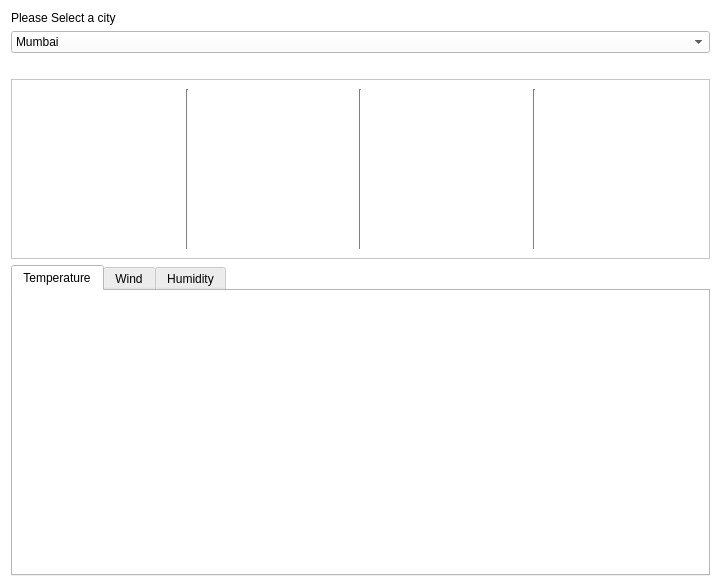
<?xml version="1.0" encoding="UTF-8"?>
<ui version="4.0">
 <class>main</class>
 <widget class="QWidget" name="main">
  <property name="windowModality">
   <enum>Qt::NonModal</enum>
  </property>
  <property name="enabled">
   <bool>true</bool>
  </property>
  <property name="geometry">
   <rect>
    <x>0</x>
    <y>0</y>
    <width>721</width>
    <height>587</height>
   </rect>
  </property>
  <property name="palette">
   <palette>
    <active>
     <colorrole role="WindowText">
      <brush brushstyle="SolidPattern">
       <color alpha="255">
        <red>0</red>
        <green>0</green>
        <blue>0</blue>
       </color>
      </brush>
     </colorrole>
     <colorrole role="Button">
      <brush brushstyle="SolidPattern">
       <color alpha="255">
        <red>255</red>
        <green>255</green>
        <blue>255</blue>
       </color>
      </brush>
     </colorrole>
     <colorrole role="Light">
      <brush brushstyle="SolidPattern">
       <color alpha="255">
        <red>255</red>
        <green>255</green>
        <blue>255</blue>
       </color>
      </brush>
     </colorrole>
     <colorrole role="Midlight">
      <brush brushstyle="SolidPattern">
       <color alpha="255">
        <red>255</red>
        <green>255</green>
        <blue>255</blue>
       </color>
      </brush>
     </colorrole>
     <colorrole role="Dark">
      <brush brushstyle="SolidPattern">
       <color alpha="255">
        <red>127</red>
        <green>127</green>
        <blue>127</blue>
       </color>
      </brush>
     </colorrole>
     <colorrole role="Mid">
      <brush brushstyle="SolidPattern">
       <color alpha="255">
        <red>170</red>
        <green>170</green>
        <blue>170</blue>
       </color>
      </brush>
     </colorrole>
     <colorrole role="Text">
      <brush brushstyle="SolidPattern">
       <color alpha="255">
        <red>0</red>
        <green>0</green>
        <blue>0</blue>
       </color>
      </brush>
     </colorrole>
     <colorrole role="BrightText">
      <brush brushstyle="SolidPattern">
       <color alpha="255">
        <red>255</red>
        <green>255</green>
        <blue>255</blue>
       </color>
      </brush>
     </colorrole>
     <colorrole role="ButtonText">
      <brush brushstyle="SolidPattern">
       <color alpha="255">
        <red>0</red>
        <green>0</green>
        <blue>0</blue>
       </color>
      </brush>
     </colorrole>
     <colorrole role="Base">
      <brush brushstyle="SolidPattern">
       <color alpha="255">
        <red>255</red>
        <green>255</green>
        <blue>255</blue>
       </color>
      </brush>
     </colorrole>
     <colorrole role="Window">
      <brush brushstyle="SolidPattern">
       <color alpha="255">
        <red>255</red>
        <green>255</green>
        <blue>255</blue>
       </color>
      </brush>
     </colorrole>
     <colorrole role="Shadow">
      <brush brushstyle="SolidPattern">
       <color alpha="255">
        <red>0</red>
        <green>0</green>
        <blue>0</blue>
       </color>
      </brush>
     </colorrole>
     <colorrole role="AlternateBase">
      <brush brushstyle="SolidPattern">
       <color alpha="255">
        <red>255</red>
        <green>255</green>
        <blue>255</blue>
       </color>
      </brush>
     </colorrole>
     <colorrole role="ToolTipBase">
      <brush brushstyle="SolidPattern">
       <color alpha="255">
        <red>255</red>
        <green>255</green>
        <blue>220</blue>
       </color>
      </brush>
     </colorrole>
     <colorrole role="ToolTipText">
      <brush brushstyle="SolidPattern">
       <color alpha="255">
        <red>0</red>
        <green>0</green>
        <blue>0</blue>
       </color>
      </brush>
     </colorrole>
    </active>
    <inactive>
     <colorrole role="WindowText">
      <brush brushstyle="SolidPattern">
       <color alpha="255">
        <red>0</red>
        <green>0</green>
        <blue>0</blue>
       </color>
      </brush>
     </colorrole>
     <colorrole role="Button">
      <brush brushstyle="SolidPattern">
       <color alpha="255">
        <red>255</red>
        <green>255</green>
        <blue>255</blue>
       </color>
      </brush>
     </colorrole>
     <colorrole role="Light">
      <brush brushstyle="SolidPattern">
       <color alpha="255">
        <red>255</red>
        <green>255</green>
        <blue>255</blue>
       </color>
      </brush>
     </colorrole>
     <colorrole role="Midlight">
      <brush brushstyle="SolidPattern">
       <color alpha="255">
        <red>255</red>
        <green>255</green>
        <blue>255</blue>
       </color>
      </brush>
     </colorrole>
     <colorrole role="Dark">
      <brush brushstyle="SolidPattern">
       <color alpha="255">
        <red>127</red>
        <green>127</green>
        <blue>127</blue>
       </color>
      </brush>
     </colorrole>
     <colorrole role="Mid">
      <brush brushstyle="SolidPattern">
       <color alpha="255">
        <red>170</red>
        <green>170</green>
        <blue>170</blue>
       </color>
      </brush>
     </colorrole>
     <colorrole role="Text">
      <brush brushstyle="SolidPattern">
       <color alpha="255">
        <red>0</red>
        <green>0</green>
        <blue>0</blue>
       </color>
      </brush>
     </colorrole>
     <colorrole role="BrightText">
      <brush brushstyle="SolidPattern">
       <color alpha="255">
        <red>255</red>
        <green>255</green>
        <blue>255</blue>
       </color>
      </brush>
     </colorrole>
     <colorrole role="ButtonText">
      <brush brushstyle="SolidPattern">
       <color alpha="255">
        <red>0</red>
        <green>0</green>
        <blue>0</blue>
       </color>
      </brush>
     </colorrole>
     <colorrole role="Base">
      <brush brushstyle="SolidPattern">
       <color alpha="255">
        <red>255</red>
        <green>255</green>
        <blue>255</blue>
       </color>
      </brush>
     </colorrole>
     <colorrole role="Window">
      <brush brushstyle="SolidPattern">
       <color alpha="255">
        <red>255</red>
        <green>255</green>
        <blue>255</blue>
       </color>
      </brush>
     </colorrole>
     <colorrole role="Shadow">
      <brush brushstyle="SolidPattern">
       <color alpha="255">
        <red>0</red>
        <green>0</green>
        <blue>0</blue>
       </color>
      </brush>
     </colorrole>
     <colorrole role="AlternateBase">
      <brush brushstyle="SolidPattern">
       <color alpha="255">
        <red>255</red>
        <green>255</green>
        <blue>255</blue>
       </color>
      </brush>
     </colorrole>
     <colorrole role="ToolTipBase">
      <brush brushstyle="SolidPattern">
       <color alpha="255">
        <red>255</red>
        <green>255</green>
        <blue>220</blue>
       </color>
      </brush>
     </colorrole>
     <colorrole role="ToolTipText">
      <brush brushstyle="SolidPattern">
       <color alpha="255">
        <red>0</red>
        <green>0</green>
        <blue>0</blue>
       </color>
      </brush>
     </colorrole>
    </inactive>
    <disabled>
     <colorrole role="WindowText">
      <brush brushstyle="SolidPattern">
       <color alpha="255">
        <red>127</red>
        <green>127</green>
        <blue>127</blue>
       </color>
      </brush>
     </colorrole>
     <colorrole role="Button">
      <brush brushstyle="SolidPattern">
       <color alpha="255">
        <red>255</red>
        <green>255</green>
        <blue>255</blue>
       </color>
      </brush>
     </colorrole>
     <colorrole role="Light">
      <brush brushstyle="SolidPattern">
       <color alpha="255">
        <red>255</red>
        <green>255</green>
        <blue>255</blue>
       </color>
      </brush>
     </colorrole>
     <colorrole role="Midlight">
      <brush brushstyle="SolidPattern">
       <color alpha="255">
        <red>255</red>
        <green>255</green>
        <blue>255</blue>
       </color>
      </brush>
     </colorrole>
     <colorrole role="Dark">
      <brush brushstyle="SolidPattern">
       <color alpha="255">
        <red>127</red>
        <green>127</green>
        <blue>127</blue>
       </color>
      </brush>
     </colorrole>
     <colorrole role="Mid">
      <brush brushstyle="SolidPattern">
       <color alpha="255">
        <red>170</red>
        <green>170</green>
        <blue>170</blue>
       </color>
      </brush>
     </colorrole>
     <colorrole role="Text">
      <brush brushstyle="SolidPattern">
       <color alpha="255">
        <red>127</red>
        <green>127</green>
        <blue>127</blue>
       </color>
      </brush>
     </colorrole>
     <colorrole role="BrightText">
      <brush brushstyle="SolidPattern">
       <color alpha="255">
        <red>255</red>
        <green>255</green>
        <blue>255</blue>
       </color>
      </brush>
     </colorrole>
     <colorrole role="ButtonText">
      <brush brushstyle="SolidPattern">
       <color alpha="255">
        <red>127</red>
        <green>127</green>
        <blue>127</blue>
       </color>
      </brush>
     </colorrole>
     <colorrole role="Base">
      <brush brushstyle="SolidPattern">
       <color alpha="255">
        <red>255</red>
        <green>255</green>
        <blue>255</blue>
       </color>
      </brush>
     </colorrole>
     <colorrole role="Window">
      <brush brushstyle="SolidPattern">
       <color alpha="255">
        <red>255</red>
        <green>255</green>
        <blue>255</blue>
       </color>
      </brush>
     </colorrole>
     <colorrole role="Shadow">
      <brush brushstyle="SolidPattern">
       <color alpha="255">
        <red>0</red>
        <green>0</green>
        <blue>0</blue>
       </color>
      </brush>
     </colorrole>
     <colorrole role="AlternateBase">
      <brush brushstyle="SolidPattern">
       <color alpha="255">
        <red>255</red>
        <green>255</green>
        <blue>255</blue>
       </color>
      </brush>
     </colorrole>
     <colorrole role="ToolTipBase">
      <brush brushstyle="SolidPattern">
       <color alpha="255">
        <red>255</red>
        <green>255</green>
        <blue>220</blue>
       </color>
      </brush>
     </colorrole>
     <colorrole role="ToolTipText">
      <brush brushstyle="SolidPattern">
       <color alpha="255">
        <red>0</red>
        <green>0</green>
        <blue>0</blue>
       </color>
      </brush>
     </colorrole>
    </disabled>
   </palette>
  </property>
  <property name="windowTitle">
   <string>Weather</string>
  </property>
  <layout class="QVBoxLayout" name="verticalLayout_3">
   <item>
    <widget class="QLabel" name="label">
     <property name="text">
      <string>Please Select a city</string>
     </property>
    </widget>
   </item>
   <item>
    <widget class="QComboBox" name="comboBox">
     <property name="minimumSize">
      <size>
       <width>0</width>
       <height>0</height>
      </size>
     </property>
     <item>
      <property name="text">
       <string>Mumbai</string>
      </property>
     </item>
     <item>
      <property name="text">
       <string>Thane</string>
      </property>
     </item>
     <item>
      <property name="text">
       <string>Pune</string>
      </property>
     </item>
     <item>
      <property name="text">
       <string>Delhi</string>
      </property>
     </item>
    </widget>
   </item>
   <item>
    <spacer name="horizontalSpacer">
     <property name="orientation">
      <enum>Qt::Horizontal</enum>
     </property>
     <property name="sizeHint" stdset="0">
      <size>
       <width>40</width>
       <height>20</height>
      </size>
     </property>
    </spacer>
   </item>
   <item>
    <widget class="QFrame" name="weathe_display_frame">
     <property name="minimumSize">
      <size>
       <width>0</width>
       <height>180</height>
      </size>
     </property>
     <property name="palette">
      <palette>
       <active>
        <colorrole role="WindowText">
         <brush brushstyle="SolidPattern">
          <color alpha="255">
           <red>255</red>
           <green>255</green>
           <blue>255</blue>
          </color>
         </brush>
        </colorrole>
       </active>
       <inactive>
        <colorrole role="WindowText">
         <brush brushstyle="SolidPattern">
          <color alpha="255">
           <red>255</red>
           <green>255</green>
           <blue>255</blue>
          </color>
         </brush>
        </colorrole>
       </inactive>
       <disabled>
        <colorrole role="WindowText">
         <brush brushstyle="SolidPattern">
          <color alpha="255">
           <red>127</red>
           <green>127</green>
           <blue>127</blue>
          </color>
         </brush>
        </colorrole>
       </disabled>
      </palette>
     </property>
     <property name="frameShape">
      <enum>QFrame::StyledPanel</enum>
     </property>
     <property name="frameShadow">
      <enum>QFrame::Raised</enum>
     </property>
     <layout class="QHBoxLayout" name="horizontalLayout_6">
      <item>
       <widget class="QLabel" name="current">
        <property name="text">
         <string/>
        </property>
       </widget>
      </item>
      <item>
       <widget class="Line" name="line">
        <property name="orientation">
         <enum>Qt::Vertical</enum>
        </property>
       </widget>
      </item>
      <item>
       <widget class="QLabel" name="next">
        <property name="text">
         <string/>
        </property>
       </widget>
      </item>
      <item>
       <widget class="Line" name="line_2">
        <property name="palette">
         <palette>
          <active>
           <colorrole role="Mid">
            <brush brushstyle="SolidPattern">
             <color alpha="255">
              <red>255</red>
              <green>255</green>
              <blue>255</blue>
             </color>
            </brush>
           </colorrole>
           <colorrole role="Text">
            <brush brushstyle="SolidPattern">
             <color alpha="255">
              <red>170</red>
              <green>170</green>
              <blue>127</blue>
             </color>
            </brush>
           </colorrole>
          </active>
          <inactive>
           <colorrole role="Mid">
            <brush brushstyle="SolidPattern">
             <color alpha="255">
              <red>255</red>
              <green>255</green>
              <blue>255</blue>
             </color>
            </brush>
           </colorrole>
           <colorrole role="Text">
            <brush brushstyle="SolidPattern">
             <color alpha="255">
              <red>170</red>
              <green>170</green>
              <blue>127</blue>
             </color>
            </brush>
           </colorrole>
          </inactive>
          <disabled>
           <colorrole role="Mid">
            <brush brushstyle="SolidPattern">
             <color alpha="255">
              <red>255</red>
              <green>255</green>
              <blue>255</blue>
             </color>
            </brush>
           </colorrole>
           <colorrole role="Text">
            <brush brushstyle="SolidPattern">
             <color alpha="255">
              <red>127</red>
              <green>127</green>
              <blue>127</blue>
             </color>
            </brush>
           </colorrole>
          </disabled>
         </palette>
        </property>
        <property name="orientation">
         <enum>Qt::Vertical</enum>
        </property>
       </widget>
      </item>
      <item>
       <widget class="QLabel" name="nexttonext">
        <property name="text">
         <string/>
        </property>
       </widget>
      </item>
      <item>
       <widget class="Line" name="line_3">
        <property name="orientation">
         <enum>Qt::Vertical</enum>
        </property>
       </widget>
      </item>
      <item>
       <widget class="QLabel" name="details">
        <property name="text">
         <string/>
        </property>
       </widget>
      </item>
     </layout>
    </widget>
   </item>
   <item>
    <widget class="QTabWidget" name="graph_display">
     <property name="palette">
      <palette>
       <active>
        <colorrole role="Light">
         <brush brushstyle="SolidPattern">
          <color alpha="255">
           <red>255</red>
           <green>85</green>
           <blue>0</blue>
          </color>
         </brush>
        </colorrole>
       </active>
       <inactive>
        <colorrole role="Light">
         <brush brushstyle="SolidPattern">
          <color alpha="255">
           <red>255</red>
           <green>85</green>
           <blue>0</blue>
          </color>
         </brush>
        </colorrole>
       </inactive>
       <disabled>
        <colorrole role="Light">
         <brush brushstyle="SolidPattern">
          <color alpha="255">
           <red>255</red>
           <green>85</green>
           <blue>0</blue>
          </color>
         </brush>
        </colorrole>
       </disabled>
      </palette>
     </property>
     <property name="autoFillBackground">
      <bool>false</bool>
     </property>
     <property name="currentIndex">
      <number>0</number>
     </property>
     <widget class="QWidget" name="temperature">
      <property name="enabled">
       <bool>true</bool>
      </property>
      <attribute name="title">
       <string>Temperature</string>
      </attribute>
     </widget>
     <widget class="QWidget" name="wind">
      <attribute name="title">
       <string>Wind</string>
      </attribute>
     </widget>
     <widget class="QWidget" name="humidity">
      <attribute name="title">
       <string>Humidity</string>
      </attribute>
     </widget>
    </widget>
   </item>
  </layout>
 </widget>
 <resources/>
 <connections/>
</ui>
